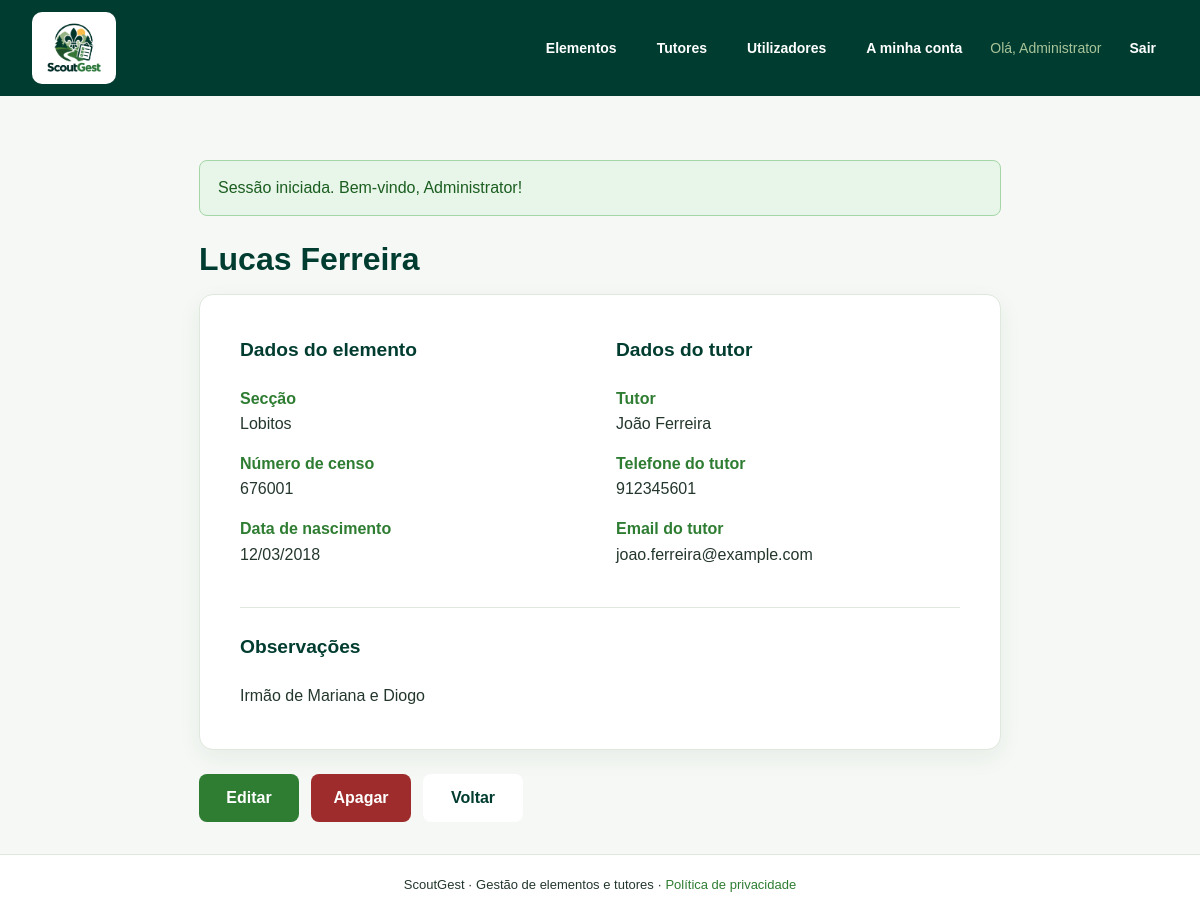
/elemento_ver.php?id=1 (signed in), run on the app's committed database.
### tables this page shows
CREATE TABLE elementos (
    id_elemento INT AUTO_INCREMENT PRIMARY KEY,
    id_tutor INT NOT NULL,
    nome VARCHAR(120) NOT NULL,
    numero_censo VARCHAR(20) NOT NULL UNIQUE,
    data_nascimento DATE NULL,
    seccao VARCHAR(30) NOT NULL,
    observacoes TEXT NULL,
    CONSTRAINT fk_elementos_tutores FOREIGN KEY (id_tutor)
        REFERENCES tutores (id_tutor) ON DELETE RESTRICT
);

CREATE TABLE tutores (
    id_tutor INT AUTO_INCREMENT PRIMARY KEY,
    nome VARCHAR(120) NOT NULL,
    telefone VARCHAR(20) NOT NULL,
    email VARCHAR(150) NULL UNIQUE
);

### elemento_ver.php (the view, shortened to what this page needs)
<?php
require 'includes/inicio.php';
$id = (int) ($_GET['id'] ?? 0);
$stmt = $pdo->prepare(
    'SELECT e.*, t.nome AS tutor, t.telefone, t.email
     FROM elementos e
     JOIN tutores t ON e.id_tutor = t.id_tutor
     WHERE e.id_elemento = ?'
);
$stmt->execute([$id]);
$elemento = $stmt->fetch(PDO::FETCH_ASSOC);
    ?>
    <?php
require 'includes/cabecalho.php';
?>
<h1>
    <?= htmlspecialchars($elemento['nome'], ENT_QUOTES, 'UTF-8') ?>
</h1>
<article class="cartao elemento-detalhe">
    <div class="elemento-detalhe-grid">
        <section class="elemento-dados">
            <h2>Dados do elemento</h2>
            <dl>
                <dt>Secção</dt>
                <dd>
                    <?= htmlspecialchars($elemento['seccao'], ENT_QUOTES, 'UTF-8') ?>
                </dd>
                <dt>Número de censo</dt>
                <dd>
                    <?= htmlspecialchars($elemento['numero_censo'] ?? '—', ENT_QUOTES, 'UTF-8') ?>
                </dd>
                <dt>Data de nascimento</dt>
                <dd>
                    <?= $elemento['data_nascimento']
                        ? date('d/m/Y', strtotime($elemento['data_nascimento']))
                        : '—' ?>
                </dd>
            </dl>
        </section>
        <section class="elemento-tutor">
            <h2>Dados do tutor</h2>
            <dl>
                <dt>Tutor</dt>
                <dd>
                    <?= htmlspecialchars($elemento['tutor'], ENT_QUOTES, 'UTF-8') ?>
                </dd>
                <dt>Telefone do tutor</dt>
                <dd>
                    <?= htmlspecialchars($elemento['telefone'], ENT_QUOTES, 'UTF-8') ?>
                </dd>
                <dt>Email do tutor</dt>
                <dd>
                    <?= htmlspecialchars($elemento['email'] ?: '—', ENT_QUOTES, 'UTF-8') ?>
                </dd>
            </dl>
        </section>
    </div>
    <section class="elemento-observacoes">
        <h2>Observações</h2>
        <p>
            <?= nl2br(htmlspecialchars(
                $elemento['observacoes'] ?: '—',
                ENT_QUOTES,
                'UTF-8'
            )) ?>
        </p>
    </section>
</article>
<div class="acoes elemento-detalhe-acoes">
    <a
        href="elemento_editar.php?id=<?= (int) $elemento['id_elemento'] ?>"
        class="btn"
    >
        Editar
    </a>
    <form
        method="post"
        action="elemento_apagar.php"
        onsubmit="return confirm('Apagar este elemento?');"
    >
        <button type="submit" class="btnperigo">
            Apagar
        </button>
    </form>
    <a href="elementos.php" class="btn secundario">
        Voltar
    </a>
</div>
<?php
require 'includes/rodape.php';
?>

### css/style.css (style rules this page uses)
:root { --sg-forest: #003D30; --sg-dark: #14532D; --sg-primary: #2E7D32; --sg-light: #A8C49A; --sg-field: #4D8B3A; --sg-accent: #FFC247; --sg-white: #FFFFFF; --sg-background: #F5F8F4; --sg-text: #24372D; --sg-border: #DFE8DD; --sg-danger: #9e2c2c; --sg-dangerdark: #570808; }
* { box-sizing: border-box; }
html { min-height: 100%; }
body { margin: 0; min-height: 100vh; display: flex; flex-direction: column; background: var(--sg-background); color: var(--sg-text); font-family: Arial, Helvetica, sans-serif; line-height: 1.6; }
.cartao { background: var(--sg-white); border: 1px solid var(--sg-border); border-radius: 14px; padding: 40px; box-shadow: 0 8px 24px rgba(0,61,48,0.06); }
h1 { margin: 0 0 16px; color: var(--sg-forest); font-size: 2rem; line-height: 1.2; }
p { margin: 0 0 20px; }
p:last-child { margin-bottom: 0; }
a { color: var(--sg-primary); }
.btn { display: inline-block; padding: 11px 20px; border-radius: 8px; background: var(--sg-primary); color: var(--sg-white); font-weight: bold; text-decoration: none; transition: background-color 0.2s ease; }
.btn.secundario { background: var(--sg-white); color: var(--sg-forest); border: 1px solid var(--sg-border); }
.btnperigo { display: inline-block; padding: 11px 20px; border-radius: 8px; background: var(--sg-danger); color: var(--sg-white); font-weight: bold; text-decoration: none; transition: background-color 0.2s ease; }
.acoes { display: flex; align-items: center; gap: 10px; }
.acoes form { margin: 0; }
.acoes .btn, .acoes .btnperigo { display: inline-flex; align-items: center; justify-content: center; height: 48px; min-width: 100px; padding: 0 20px; box-sizing: border-box; font-family: inherit; font-size: inherit; font-weight: bold; line-height: 1; border: 2px solid transparent; border-radius: 8px; text-align: center; text-decoration: none; cursor: pointer; }
.elemento-detalhe { margin-bottom: 24px; }
.elemento-detalhe-grid { display: grid; grid-template-columns: repeat(2, minmax(0, 1fr)); gap: 32px; }
.elemento-detalhe h2 { color: var(--sg-forest); font-size: 1.2rem; margin: 0 0 20px; }
.elemento-detalhe section { min-width: 0; }
.elemento-detalhe dd { margin: 0 0 14px; overflow-wrap: anywhere; }
.elemento-detalhe dt { color: var(--sg-primary); font-weight: 600; }
.elemento-observacoes { margin-top: 24px; padding-top: 24px; border-top: 1px solid var(--sg-border); }
.elemento-detalhe-acoes { display: flex; flex-wrap: wrap; gap: 12px; margin-top: 24px; }

### data on the page
elementos: nome "Lucas Ferreira", seccao "Lobitos", numero_censo "676001", data_nascimento "12/03/2018", id_tutor.nome "João Ferreira", id_tutor.telefone "912345601", id_tutor.email "joao.ferreira@example.com", observacoes "Irmão de Mariana e Diogo"

### other printed values
$_SESSION['nome'] "Administrator"
$texto_mensagem "Sessão iniciada. Bem-vindo, Administrator!"
